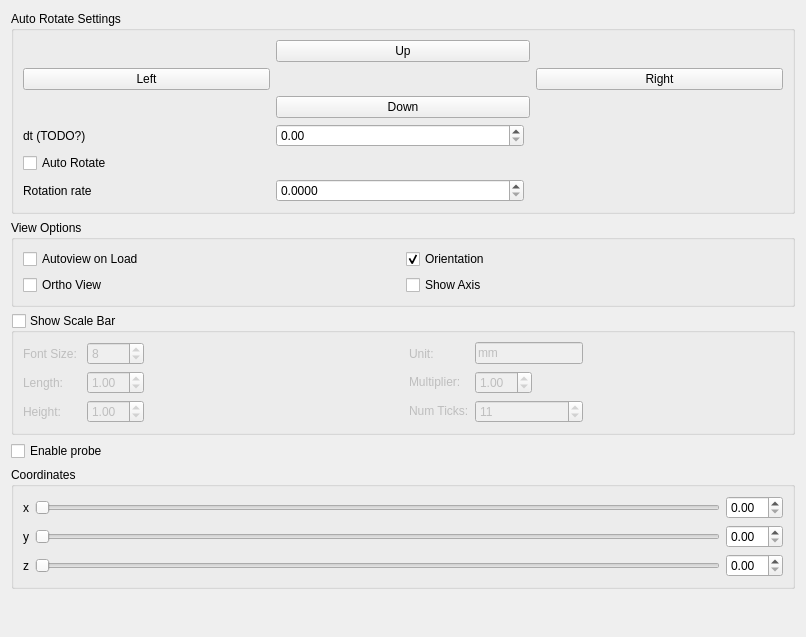
     <widget class="QWidget" name="ViewTab">
      <attribute name="title">
       <string>View</string>
      </attribute>
      <layout class="QVBoxLayout" name="verticalLayout_7">
       <item>
        <widget class="QGroupBox" name="autoRotateGroupBox_">
         <property name="enabled">
          <bool>true</bool>
         </property>
         <property name="font">
          <font>
           <weight>50</weight>
           <bold>false</bold>
          </font>
         </property>
         <property name="title">
          <string>Auto Rotate Settings</string>
         </property>
         <layout class="QGridLayout" name="gridLayout_5">
          <item row="4" column="1">
           <widget class="QDoubleSpinBox" name="doubleSpinBox_11"/>
          </item>
          <item row="4" column="0">
           <widget class="QLabel" name="label_40">
            <property name="text">
             <string>dt (TODO?)</string>
            </property>
           </widget>
          </item>
          <item row="1" column="0">
           <widget class="QPushButton" name="rotateLeftButton_">
            <property name="toolTip">
             <string>Rotate Object Left</string>
            </property>
            <property name="text">
             <string>Left</string>
            </property>
           </widget>
          </item>
          <item row="0" column="1" colspan="2">
           <widget class="QPushButton" name="rotateUpButton_">
            <property name="toolTip">
             <string>Rotate Object Up</string>
            </property>
            <property name="text">
             <string>Up</string>
            </property>
           </widget>
          </item>
          <item row="1" column="3">
           <widget class="QPushButton" name="rotateRightButton_">
            <property name="toolTip">
             <string>Rotate Object Right</string>
            </property>
            <property name="text">
             <string>Right</string>
            </property>
           </widget>
          </item>
          <item row="0" column="3">
           <spacer name="horizontalSpacer_2">
            <property name="orientation">
             <enum>Qt::Horizontal</enum>
            </property>
            <property name="sizeHint" stdset="0">
             <size>
              <width>84</width>
              <height>20</height>
             </size>
            </property>
           </spacer>
          </item>
          <item row="1" column="1">
           <spacer name="horizontalSpacer_5">
            <property name="orientation">
             <enum>Qt::Horizontal</enum>
            </property>
            <property name="sizeHint" stdset="0">
             <size>
              <width>40</width>
              <height>20</height>
             </size>
            </property>
           </spacer>
          </item>
          <item row="0" column="0">
           <spacer name="horizontalSpacer">
            <property name="orientation">
             <enum>Qt::Horizontal</enum>
            </property>
            <property name="sizeHint" stdset="0">
             <size>
              <width>84</width>
              <height>20</height>
             </size>
            </property>
           </spacer>
          </item>
          <item row="3" column="0">
           <spacer name="horizontalSpacer_3">
            <property name="orientation">
             <enum>Qt::Horizontal</enum>
            </property>
            <property name="sizeHint" stdset="0">
             <size>
              <width>84</width>
              <height>20</height>
             </size>
            </property>
           </spacer>
          </item>
          <item row="3" column="3">
           <spacer name="horizontalSpacer_4">
            <property name="orientation">
             <enum>Qt::Horizontal</enum>
            </property>
            <property name="sizeHint" stdset="0">
             <size>
              <width>84</width>
              <height>20</height>
             </size>
            </property>
           </spacer>
          </item>
          <item row="3" column="1" colspan="2">
           <widget class="QPushButton" name="rotateDownButton_">
            <property name="toolTip">
             <string>Rotate Object Down</string>
            </property>
            <property name="text">
             <string>Down</string>
            </property>
           </widget>
          </item>
          <item row="6" column="0">
           <widget class="QLabel" name="label_41">
            <property name="text">
             <string>Rotation rate</string>
            </property>
           </widget>
          </item>
          <item row="6" column="1">
           <widget class="QDoubleSpinBox" name="autoRotationRateDoubleSpinBox_">
            <property name="prefix">
             <string/>
            </property>
            <property name="decimals">
             <number>4</number>
            </property>
            <property name="maximum">
             <double>9999.000000000000000</double>
            </property>
            <property name="singleStep">
             <double>0.010000000000000</double>
            </property>
           </widget>
          </item>
          <item row="5" column="0">
           <widget class="QCheckBox" name="autoRotateCheckBox_">
            <property name="font">
             <font>
              <weight>50</weight>
              <bold>false</bold>
             </font>
            </property>
            <property name="toolTip">
             <string>Toggle Auto Rotate</string>
            </property>
            <property name="text">
             <string>Auto Rotate</string>
            </property>
           </widget>
          </item>
         </layout>
        </widget>
       </item>
       <item>
        <widget class="QGroupBox" name="viewOptionsGroupBox_">
         <property name="font">
          <font>
           <weight>50</weight>
           <bold>false</bold>
          </font>
         </property>
         <property name="title">
          <string>View Options</string>
         </property>
         <layout class="QGridLayout" name="gridLayout_8">
          <item row="0" column="0">
           <widget class="QCheckBox" name="autoViewOnLoadCheckBox_">
            <property name="text">
             <string>Autoview on Load</string>
            </property>
           </widget>
          </item>
          <item row="0" column="1">
           <widget class="QCheckBox" name="orientationCheckBox_">
            <property name="toolTip">
             <string>Toggle Orientation Axis</string>
            </property>
            <property name="text">
             <string>Orientation</string>
            </property>
            <property name="checked">
             <bool>true</bool>
            </property>
           </widget>
          </item>
          <item row="1" column="0">
           <widget class="QCheckBox" name="orthoViewCheckBox_">
            <property name="text">
             <string>Ortho View</string>
            </property>
           </widget>
          </item>
          <item row="1" column="1">
           <widget class="QCheckBox" name="showAxisCheckBox_">
            <property name="text">
             <string>Show Axis</string>
            </property>
           </widget>
          </item>
         </layout>
        </widget>
       </item>
       <item>
        <widget class="QGroupBox" name="showScaleBarTextGroupBox_">
         <property name="font">
          <font>
           <weight>50</weight>
           <bold>false</bold>
          </font>
         </property>
         <property name="title">
          <string>Show Scale Bar</string>
         </property>
         <property name="checkable">
          <bool>true</bool>
         </property>
         <property name="checked">
          <bool>false</bool>
         </property>
         <layout class="QGridLayout" name="gridLayout_4">
          <item row="1" column="5">
           <widget class="QLabel" name="label_12">
            <property name="sizePolicy">
             <sizepolicy hsizetype="Minimum" vsizetype="Fixed">
              <horstretch>0</horstretch>
              <verstretch>0</verstretch>
             </sizepolicy>
            </property>
            <property name="text">
             <string>Multiplier:</string>
            </property>
           </widget>
          </item>
          <item row="4" column="8">
           <spacer name="horizontalSpacer_13">
            <property name="orientation">
             <enum>Qt::Horizontal</enum>
            </property>
            <property name="sizeHint" stdset="0">
             <size>
              <width>69</width>
              <height>20</height>
             </size>
            </property>
           </spacer>
          </item>
          <item row="4" column="0">
           <widget class="QLabel" name="label_10">
            <property name="text">
             <string>Height:</string>
            </property>
           </widget>
          </item>
          <item row="0" column="2">
           <spacer name="horizontalSpacer_9">
            <property name="orientation">
             <enum>Qt::Horizontal</enum>
            </property>
            <property name="sizeHint" stdset="0">
             <size>
              <width>40</width>
              <height>20</height>
             </size>
            </property>
           </spacer>
          </item>
          <item row="0" column="0">
           <widget class="QLabel" name="label_7">
            <property name="text">
             <string>Font Size: </string>
            </property>
           </widget>
          </item>
          <item row="1" column="0">
           <widget class="QLabel" name="label_9">
            <property name="text">
             <string>Length:</string>
            </property>
           </widget>
          </item>
          <item row="0" column="1">
           <widget class="QSpinBox" name="fontSizeSpinBox_">
            <property name="sizePolicy">
             <sizepolicy hsizetype="Preferred" vsizetype="Fixed">
              <horstretch>0</horstretch>
              <verstretch>0</verstretch>
             </sizepolicy>
            </property>
            <property name="minimum">
             <number>1</number>
            </property>
            <property name="value">
             <number>8</number>
            </property>
           </widget>
          </item>
          <item row="4" column="2">
           <spacer name="horizontalSpacer_11">
            <property name="orientation">
             <enum>Qt::Horizontal</enum>
            </property>
            <property name="sizeHint" stdset="0">
             <size>
              <width>56</width>
              <height>20</height>
             </size>
            </property>
           </spacer>
          </item>
          <item row="1" column="2">
           <spacer name="horizontalSpacer_10">
            <property name="orientation">
             <enum>Qt::Horizontal</enum>
            </property>
            <property name="sizeHint" stdset="0">
             <size>
              <width>259</width>
              <height>20</height>
             </size>
            </property>
           </spacer>
          </item>
          <item row="1" column="8">
           <spacer name="horizontalSpacer_14">
            <property name="orientation">
             <enum>Qt::Horizontal</enum>
            </property>
            <property name="sizeHint" stdset="0">
             <size>
              <width>200</width>
              <height>20</height>
             </size>
            </property>
           </spacer>
          </item>
          <item row="4" column="1">
           <widget class="QDoubleSpinBox" name="scaleBarHeightDoubleSpinBox_">
            <property name="sizePolicy">
             <sizepolicy hsizetype="Fixed" vsizetype="Fixed">
              <horstretch>0</horstretch>
              <verstretch>0</verstretch>
             </sizepolicy>
            </property>
            <property name="value">
             <double>1.000000000000000</double>
            </property>
           </widget>
          </item>
          <item row="0" column="8">
           <spacer name="horizontalSpacer_15">
            <property name="orientation">
             <enum>Qt::Horizontal</enum>
            </property>
            <property name="sizeHint" stdset="0">
             <size>
              <width>40</width>
              <height>20</height>
             </size>
            </property>
           </spacer>
          </item>
          <item row="1" column="1">
           <widget class="QDoubleSpinBox" name="scaleBarLengthDoubleSpinBox_">
            <property name="sizePolicy">
             <sizepolicy hsizetype="Fixed" vsizetype="Fixed">
              <horstretch>0</horstretch>
              <verstretch>0</verstretch>
             </sizepolicy>
            </property>
            <property name="value">
             <double>1.000000000000000</double>
            </property>
           </widget>
          </item>
          <item row="0" column="5">
           <widget class="QLabel" name="label_8">
            <property name="text">
             <string>Unit:</string>
            </property>
           </widget>
          </item>
          <item row="0" column="6">
           <widget class="QLineEdit" name="scaleBarUnitLineEdit_">
            <property name="sizePolicy">
             <sizepolicy hsizetype="Minimum" vsizetype="Fixed">
              <horstretch>0</horstretch>
              <verstretch>0</verstretch>
             </sizepolicy>
            </property>
            <property name="minimumSize">
             <size>
              <width>3</width>
              <height>0</height>
             </size>
            </property>
            <property name="inputMask">
             <string/>
            </property>
            <property name="text">
             <string>mm</string>
            </property>
           </widget>
          </item>
          <item row="1" column="6">
           <widget class="QDoubleSpinBox" name="scaleBarMultiplierDoubleSpinBox_">
            <property name="sizePolicy">
             <sizepolicy hsizetype="Fixed" vsizetype="Fixed">
              <horstretch>0</horstretch>
              <verstretch>0</verstretch>
             </sizepolicy>
            </property>
            <property name="value">
             <double>1.000000000000000</double>
            </property>
           </widget>
          </item>
          <item row="4" column="6">
           <widget class="QSpinBox" name="numTicksSpinBox_">
            <property name="sizePolicy">
             <sizepolicy hsizetype="Preferred" vsizetype="Fixed">
              <horstretch>0</horstretch>
              <verstretch>0</verstretch>
             </sizepolicy>
            </property>
            <property name="value">
             <number>11</number>
            </property>
           </widget>
          </item>
          <item row="4" column="5">
           <widget class="QLabel" name="label_13">
            <property name="sizePolicy">
             <sizepolicy hsizetype="Minimum" vsizetype="Fixed">
              <horstretch>0</horstretch>
              <verstretch>0</verstretch>
             </sizepolicy>
            </property>
            <property name="text">
             <string>Num Ticks:</string>
            </property>
           </widget>
          </item>
         </layout>
        </widget>
       </item>
       <item>
        <widget class="QCheckBox" name="checkBox">
         <property name="text">
          <string>Enable probe</string>
         </property>
        </widget>
       </item>
       <item>
        <widget class="QGroupBox" name="groupBox_2">
         <property name="title">
          <string>Coordinates</string>
         </property>
         <property name="checkable">
          <bool>false</bool>
         </property>
         <property name="checked">
          <bool>false</bool>
         </property>
         <layout class="QGridLayout" name="gridLayout_17">
          <item row="0" column="2">
           <widget class="QDoubleSpinBox" name="doubleSpinBox_3"/>
          </item>
          <item row="1" column="2">
           <widget class="QDoubleSpinBox" name="doubleSpinBox_4"/>
          </item>
          <item row="0" column="0">
           <widget class="QLabel" name="label_11">
            <property name="text">
             <string>x</string>
            </property>
           </widget>
          </item>
          <item row="0" column="1">
           <widget class="QSlider" name="horizontalSlider_3">
            <property name="orientation">
             <enum>Qt::Horizontal</enum>
            </property>
           </widget>
          </item>
          <item row="2" column="2">
           <widget class="QDoubleSpinBox" name="doubleSpinBox_5"/>
          </item>
          <item row="1" column="1">
           <widget class="QSlider" name="horizontalSlider_4">
            <property name="orientation">
             <enum>Qt::Horizontal</enum>
            </property>
           </widget>
          </item>
          <item row="2" column="1">
           <widget class="QSlider" name="horizontalSlider_5">
            <property name="orientation">
             <enum>Qt::Horizontal</enum>
            </property>
           </widget>
          </item>
          <item row="1" column="0">
           <widget class="QLabel" name="label_25">
            <property name="text">
             <string>y</string>
            </property>
           </widget>
          </item>
          <item row="2" column="0">
           <widget class="QLabel" name="label_31">
            <property name="text">
             <string>z</string>
            </property>
           </widget>
          </item>
         </layout>
        </widget>
       </item>
       <item>
        <spacer name="verticalSpacer_2">
         <property name="orientation">
          <enum>Qt::Vertical</enum>
         </property>
         <property name="sizeHint" stdset="0">
          <size>
           <width>20</width>
           <height>37</height>
          </size>
         </property>
        </spacer>
       </item>
      </layout>
     </widget>
